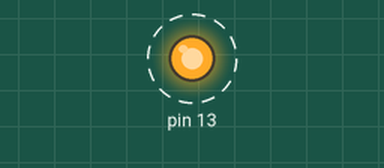
Simulated run of this sketch. Board: Arduino Uno, built with avr-gcc and run on an emulated ATmega328P. Shown: output pins drawn as LEDs (lit = HIGH). Dashed ring = blinking.

Above: at 0.6 s.
Timing chart, 0 to 3.0 s (numbered marks = the images above):
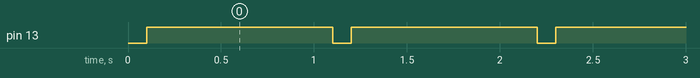

Measured:
- by itself, pin 13: alternates HIGH for 1.0 s and LOW for 0.10 s

The sketch:

redbear_00_hello.ino
```cpp
// https://www.youtube.com/watch?v=d75strWav5k
// https://github.com/redbear/nRF5x/tree/master/nRF51822/arduino

void setup() {
  // put your setup code here, to run once:

  pinMode(13, OUTPUT);

}

void loop() {
  // put your main code here, to run repeatedly:
  digitalWrite(13, LOW);
  delay(100);

  digitalWrite(13, HIGH);
  delay(1000);

}
```
